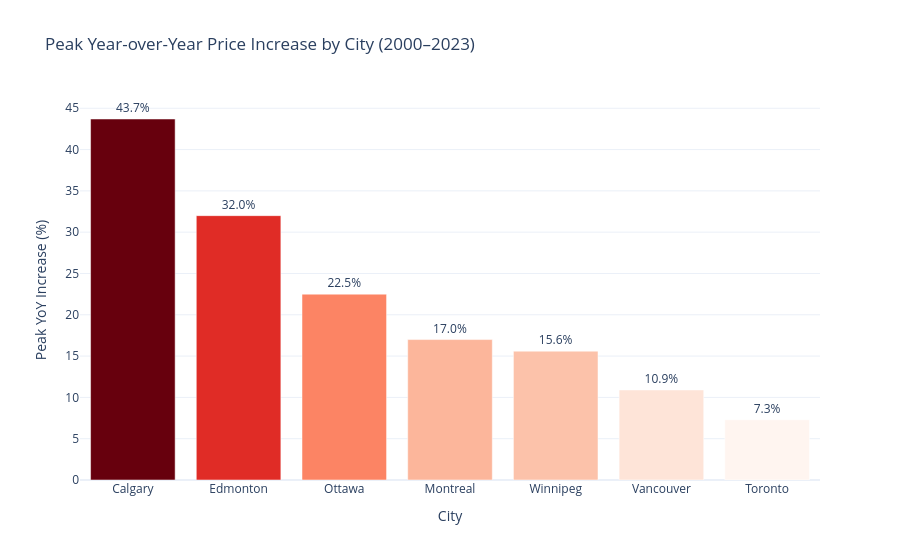

The cell this chart's notebook holds for it:
### Markdown cell above
### Biggest single-year price jump by city

The largest year-over-year price increase ever recorded for each city across the full 2000 to 2023 period. Shows which markets are most prone to sudden surges and how extreme those moments were.

### Code cell
df_peak = pd.read_sql_query(
    """
    SELECT
        city,
        ROUND(MAX(yoy_price_change), 1) AS peak_yoy_pct,
        year AS peak_year
    FROM affordability
    WHERE yoy_price_change = (
        SELECT MAX(yoy_price_change) FROM affordability a2 WHERE a2.city = affordability.city
    )
    GROUP BY city
    ORDER BY peak_yoy_pct DESC
    """,
    conn,
)

fig4 = px.bar(
    df_peak,
    x="city",
    y="peak_yoy_pct",
    color="peak_yoy_pct",
    color_continuous_scale="Reds",
    text="peak_yoy_pct",
    hover_data=["peak_year"],
    title="Peak Year-over-Year Price Increase by City (2000–2023)",
    labels={"city": "City", "peak_yoy_pct": "Peak YoY Increase (%)", "peak_year": "Year"},
)
fig4.update_traces(texttemplate="%{text:.1f}%", textposition="outside")
fig4.update_layout(
    template="plotly_white",
    coloraxis_showscale=False,
    yaxis_title="Peak YoY Increase (%)",
    uniformtext_minsize=10,
)
fig4.show()

### Figure 1 — Plotly figure (JSON) as saved in the notebook; plotly's stock layout.template omitted (floating-point values rounded to 4 significant figures)
{"data": [{"customdata": [[2006], [2007], [2021], [2021], [2022], [2021], [2017]], "hovertemplate": "City=%{x}<br>Peak YoY Increase (%)=%{marker.color}<br>Year=%{customdata[0]}<extra></extra>", "legendgroup": "", "marker": {"color": [43.7, 32.0, 22.5, 17.0, 15.6, 10.9, 7.3], "coloraxis": "coloraxis", "pattern": {"shape": ""}}, "name": "", "orientation": "v", "showlegend": false, "text": [43.7, 32.0, 22.5, 17.0, 15.6, 10.9, 7.3], "textposition": "outside", "texttemplate": "%{text:.1f}%", "type": "bar", "x": ["Calgary", "Edmonton", "Ottawa", "Montreal", "Winnipeg", "Vancouver", "Toronto"], "xaxis": "x", "y": [43.7, 32.0, 22.5, 17.0, 15.6, 10.9, 7.3], "yaxis": "y"}], "layout": {"barmode": "relative", "coloraxis": {"colorbar": {"title": {"text": "Peak YoY Increase (%)"}}, "colorscale": [[0, "rgb(255,245,240)"], [0.125, "rgb(254,224,210)"], [0.25, "rgb(252,187,161)"], [0.375, "rgb(252,146,114)"], [0.5, "rgb(251,106,74)"], [0.625, "rgb(239,59,44)"], [0.75, "rgb(203,24,29)"], [0.875, "rgb(165,15,21)"], [1, "rgb(103,0,13)"]], "showscale": false}, "legend": {"tracegroupgap": 0}, "title": {"text": "Peak Year-over-Year Price Increase by City (2000–2023)"}, "uniformtext": {"minsize": 10}, "xaxis": {"anchor": "y", "domain": [0, 1], "title": {"text": "City"}}, "yaxis": {"anchor": "x", "domain": [0, 1], "title": {"text": "Peak YoY Increase (%)"}}}}
